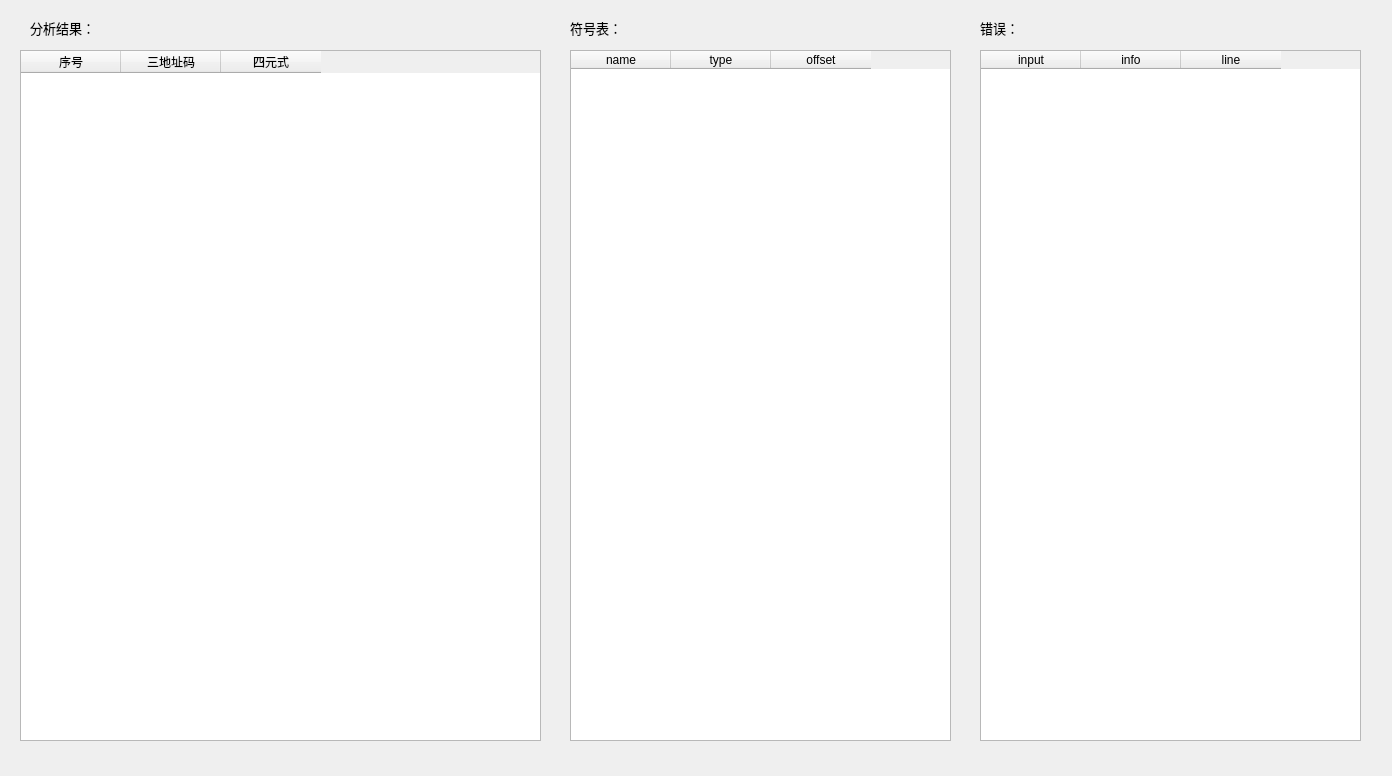
<?xml version="1.0" encoding="UTF-8"?>
<ui version="4.0">
 <class>Semantic</class>
 <widget class="QWidget" name="Semantic">
  <property name="geometry">
   <rect>
    <x>0</x>
    <y>0</y>
    <width>1392</width>
    <height>776</height>
   </rect>
  </property>
  <property name="windowTitle">
   <string>Form</string>
  </property>
  <widget class="QLabel" name="label">
   <property name="geometry">
    <rect>
     <x>30</x>
     <y>20</y>
     <width>101</width>
     <height>16</height>
    </rect>
   </property>
   <property name="font">
    <font>
     <family>华文宋体</family>
     <pointsize>10</pointsize>
    </font>
   </property>
   <property name="text">
    <string>分析结果：</string>
   </property>
  </widget>
  <widget class="QLabel" name="label_2">
   <property name="geometry">
    <rect>
     <x>980</x>
     <y>20</y>
     <width>101</width>
     <height>16</height>
    </rect>
   </property>
   <property name="font">
    <font>
     <family>华文宋体</family>
     <pointsize>10</pointsize>
    </font>
   </property>
   <property name="text">
    <string>错误：</string>
   </property>
  </widget>
  <widget class="QTableWidget" name="infos_table">
   <property name="geometry">
    <rect>
     <x>980</x>
     <y>50</y>
     <width>381</width>
     <height>691</height>
    </rect>
   </property>
   <attribute name="verticalHeaderVisible">
    <bool>false</bool>
   </attribute>
   <column>
    <property name="text">
     <string>input</string>
    </property>
   </column>
   <column>
    <property name="text">
     <string>info</string>
    </property>
   </column>
   <column>
    <property name="text">
     <string>line</string>
    </property>
   </column>
  </widget>
  <widget class="QTableWidget" name="symbol_table">
   <property name="geometry">
    <rect>
     <x>570</x>
     <y>50</y>
     <width>381</width>
     <height>691</height>
    </rect>
   </property>
   <attribute name="verticalHeaderVisible">
    <bool>false</bool>
   </attribute>
   <column>
    <property name="text">
     <string>name</string>
    </property>
   </column>
   <column>
    <property name="text">
     <string>type</string>
    </property>
   </column>
   <column>
    <property name="text">
     <string>offset</string>
    </property>
   </column>
  </widget>
  <widget class="QLabel" name="label_3">
   <property name="geometry">
    <rect>
     <x>570</x>
     <y>20</y>
     <width>101</width>
     <height>16</height>
    </rect>
   </property>
   <property name="font">
    <font>
     <family>华文宋体</family>
     <pointsize>10</pointsize>
    </font>
   </property>
   <property name="text">
    <string>符号表：</string>
   </property>
  </widget>
  <widget class="QTableWidget" name="result_table">
   <property name="geometry">
    <rect>
     <x>20</x>
     <y>50</y>
     <width>521</width>
     <height>691</height>
    </rect>
   </property>
   <attribute name="verticalHeaderVisible">
    <bool>false</bool>
   </attribute>
   <column>
    <property name="text">
     <string>序号</string>
    </property>
   </column>
   <column>
    <property name="text">
     <string>三地址码</string>
    </property>
   </column>
   <column>
    <property name="text">
     <string>四元式</string>
    </property>
   </column>
  </widget>
 </widget>
 <resources/>
 <connections/>
</ui>
